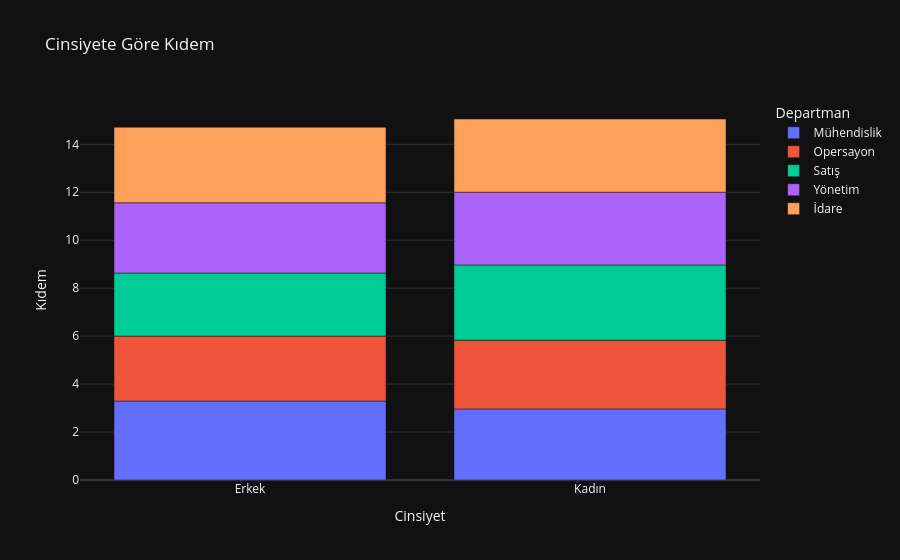

This figure's notebook cell:
### Code cell
fig = px.bar(a, x="Cinsiyet", y="Kıdem", color="Departman", title="Cinsiyete Göre Kıdem")
fig.update_layout(template='plotly_dark')
fig.show()

### Figure 1 — Plotly figure (JSON) as saved in the notebook; plotly's stock layout.template omitted (floating-point values rounded to 4 significant figures)
{"data": [{"alignmentgroup": "True", "hovertemplate": "Departman=Mühendislik<br>Cinsiyet=%{x}<br>Kıdem=%{y}<extra></extra>", "legendgroup": "Mühendislik", "marker": {"color": "#636efa", "pattern": {"shape": ""}}, "name": "Mühendislik", "offsetgroup": "Mühendislik", "orientation": "v", "showlegend": true, "textposition": "auto", "type": "bar", "x": ["Erkek", "Kadın"], "xaxis": "x", "y": [3.291, 2.966], "yaxis": "y"}, {"alignmentgroup": "True", "hovertemplate": "Departman=Opersayon<br>Cinsiyet=%{x}<br>Kıdem=%{y}<extra></extra>", "legendgroup": "Opersayon", "marker": {"color": "#EF553B", "pattern": {"shape": ""}}, "name": "Opersayon", "offsetgroup": "Opersayon", "orientation": "v", "showlegend": true, "textposition": "auto", "type": "bar", "x": ["Erkek", "Kadın"], "xaxis": "x", "y": [2.711, 2.865], "yaxis": "y"}, {"alignmentgroup": "True", "hovertemplate": "Departman=Satış<br>Cinsiyet=%{x}<br>Kıdem=%{y}<extra></extra>", "legendgroup": "Satış", "marker": {"color": "#00cc96", "pattern": {"shape": ""}}, "name": "Satış", "offsetgroup": "Satış", "orientation": "v", "showlegend": true, "textposition": "auto", "type": "bar", "x": ["Erkek", "Kadın"], "xaxis": "x", "y": [2.632, 3.139], "yaxis": "y"}, {"alignmentgroup": "True", "hovertemplate": "Departman=Yönetim<br>Cinsiyet=%{x}<br>Kıdem=%{y}<extra></extra>", "legendgroup": "Yönetim", "marker": {"color": "#ab63fa", "pattern": {"shape": ""}}, "name": "Yönetim", "offsetgroup": "Yönetim", "orientation": "v", "showlegend": true, "textposition": "auto", "type": "bar", "x": ["Erkek", "Kadın"], "xaxis": "x", "y": [2.928, 3.034], "yaxis": "y"}, {"alignmentgroup": "True", "hovertemplate": "Departman=İdare<br>Cinsiyet=%{x}<br>Kıdem=%{y}<extra></extra>", "legendgroup": "İdare", "marker": {"color": "#FFA15A", "pattern": {"shape": ""}}, "name": "İdare", "offsetgroup": "İdare", "orientation": "v", "showlegend": true, "textposition": "auto", "type": "bar", "x": ["Erkek", "Kadın"], "xaxis": "x", "y": [3.153, 3.053], "yaxis": "y"}], "layout": {"barmode": "relative", "legend": {"title": {"text": "Departman"}, "tracegroupgap": 0}, "title": {"text": "Cinsiyete Göre Kıdem"}, "xaxis": {"anchor": "y", "domain": [0, 1], "title": {"text": "Cinsiyet"}}, "yaxis": {"anchor": "x", "domain": [0, 1], "title": {"text": "Kıdem"}}}}
